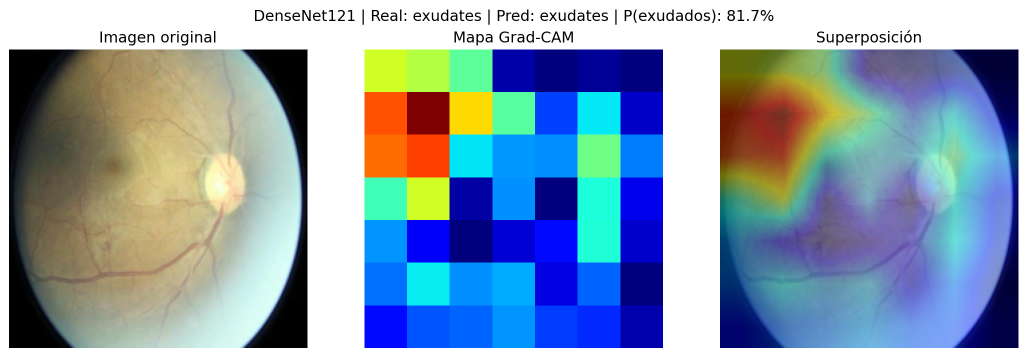
#> input picture reports/gradcam/densenet121_exudates_35789_right-600-HF_gradcam.png, 2054 x 714 px (shown at 1/2 size)
$ python preprocessing_branches.py --image ../reports/gradcam/densenet121_exudates_35789_right-600-HF_gradcam.png   (older library calls are emulated)
#> lines starting #> are read from the running program, lines starting #| are printed output that depends on the picture; after the words box and inside, x2 and y2 are one past the last pixel; in counts of white or black regions, pixels touching at a corner belong together
# ==============================================================================
# src/preprocessing_branches.py
# RetinAI_MVP
# Preprocesamiento multimodal por rama + extracción de características radiomics
# ==============================================================================

from __future__ import annotations

from collections import OrderedDict
from pathlib import Path
from typing import Any, Dict, Iterable, Optional, Tuple, Union

import cv2
import numpy as np
import torch
from PIL import Image


try:
    from skimage.feature import local_binary_pattern
except Exception:
    local_binary_pattern = None

try:
    from skimage.filters import gabor
except Exception:
    gabor = None

try:
    from skimage.measure import regionprops
except Exception:
    regionprops = None


ImageInput = Union[str, Path, Image.Image, np.ndarray]


IMAGENET_MEAN = np.array([0.485, 0.456, 0.406], dtype=np.float32)
IMAGENET_STD = np.array([0.229, 0.224, 0.225], dtype=np.float32)


# ==============================================================================
# UTILIDADES BASE
# ==============================================================================

def ensure_rgb_array(image: ImageInput) -> np.ndarray:
    """
    Convierte una imagen PIL, ruta o ndarray a RGB uint8 con forma HxWx3.
    """
    if isinstance(image, (str, Path)):
        image = Image.open(image).convert("RGB")
        return np.array(image, dtype=np.uint8)

    if isinstance(image, Image.Image):
        return np.array(image.convert("RGB"), dtype=np.uint8)

    if isinstance(image, np.ndarray):
        arr = image.copy()

        if arr.ndim == 2:
            arr = cv2.cvtColor(arr, cv2.COLOR_GRAY2RGB)

        if arr.ndim == 3 and arr.shape[2] == 4:
            arr = cv2.cvtColor(arr, cv2.COLOR_RGBA2RGB)

        if arr.ndim == 3 and arr.shape[2] == 1:
            arr = cv2.cvtColor(arr[:, :, 0], cv2.COLOR_GRAY2RGB)

        if arr.dtype != np.uint8:
            arr = arr.astype(np.float32)
            if arr.max() <= 1.0:
                arr = arr * 255.0
            arr = np.clip(arr, 0, 255).astype(np.uint8)

        return arr

    raise TypeError(f"Tipo de imagen no soportado: {type(image)}")


def resize_rgb(image: np.ndarray, image_size: int) -> np.ndarray:
    """
    Redimensiona una imagen RGB manteniendo salida uint8 HxWx3.
    """
    image = ensure_rgb_array(image)
    return cv2.resize(
        image,
        (int(image_size), int(image_size)),
        interpolation=cv2.INTER_AREA,
    )


def normalize_uint8_to_float(image: np.ndarray) -> np.ndarray:
    """
    Convierte uint8 0-255 a float32 0-1.
    """
    image = ensure_rgb_array(image)
    return image.astype(np.float32) / 255.0


def imagenet_normalize(image_float: np.ndarray) -> np.ndarray:
    """
    Normalización ImageNet para tensores CNN.
    Entrada esperada: float32 HxWx3 en rango 0-1.
    """
    return (image_float - IMAGENET_MEAN) / IMAGENET_STD


def to_tensor_chw(image: np.ndarray, normalize: bool = True) -> torch.Tensor:
    """
    Convierte imagen RGB uint8 HxWx3 a tensor CHW float32.
    """
    image_float = normalize_uint8_to_float(image)

    if normalize:
        image_float = imagenet_normalize(image_float)

    tensor = torch.from_numpy(image_float.transpose(2, 0, 1)).float()
    return tensor


def _get_mode_cfg(
    preprocessing_cfg: Optional[Dict[str, Any]],
    input_mode: str,
) -> Dict[str, Any]:
    """
    Obtiene la configuración específica de una rama desde branch_preprocessing.
    """
    if preprocessing_cfg is None:
        return {}

    if input_mode in preprocessing_cfg:
        return preprocessing_cfg.get(input_mode, {}) or {}

    return preprocessing_cfg or {}


# [8 lines left out: function _safe_float, not called in this run]


def _scale_to_uint8(x: np.ndarray) -> np.ndarray:
    """
    Escala una matriz numérica cualquiera a uint8 0-255.
    """
    x = x.astype(np.float32)
    min_v = float(np.min(x))
    max_v = float(np.max(x))

    if max_v - min_v < 1e-8:
        return np.zeros_like(x, dtype=np.uint8)

    x = (x - min_v) / (max_v - min_v)
    x = np.clip(x * 255.0, 0, 255).astype(np.uint8)
    return x


# ==============================================================================
# PREPROCESAMIENTOS VISUALES
# ==============================================================================

# [122 lines left out: functions apply_clahe_gray, apply_clahe_rgb_luminance, make_clahe_green_image, create_candidate_mask, not called in this run]


def create_exudate_map(
    image: np.ndarray,
    use_hsv_yellow: bool = True,
    use_brightness: bool = True,
    use_green_blue_contrast: bool = True,
    use_morphology: bool = True,
    morphology_kernel_size: int = 5,
) -> np.ndarray:
    """
    Crea un mapa de calor candidato para exudados usando brillo, color amarillento
    y contraste verde/azul. Salida RGB uint8 HxWx3.
    """
#> called with use_hsv_yellow = True, use_brightness = True, use_green_blue_contrast = True, use_morphology = True, morphology_kernel_size = 5
    image = ensure_rgb_array(image).astype(np.uint8)

    r = image[:, :, 0].astype(np.float32)
    g = image[:, :, 1].astype(np.float32)
    b = image[:, :, 2].astype(np.float32)

    score = np.zeros(image.shape[:2], dtype=np.float32)

    if use_hsv_yellow:
        hsv = cv2.cvtColor(image, cv2.COLOR_RGB2HSV)
#> hsv: shape (714, 2054, 3); mean H, S, V 54.9, 110.6, 199.7
        h = hsv[:, :, 0].astype(np.float32)
        s = hsv[:, :, 1].astype(np.float32)
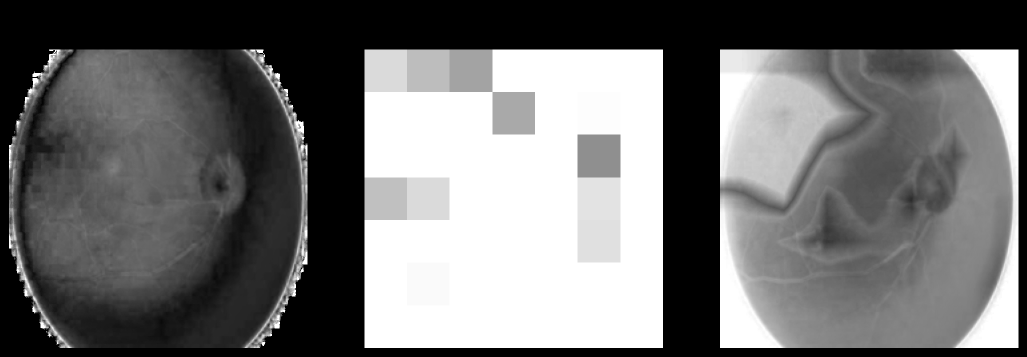
#> s: shape (714, 2054) float32 (shown at 1/2 size); min 0, max 255, mean 110.6
        v = hsv[:, :, 2].astype(np.float32)
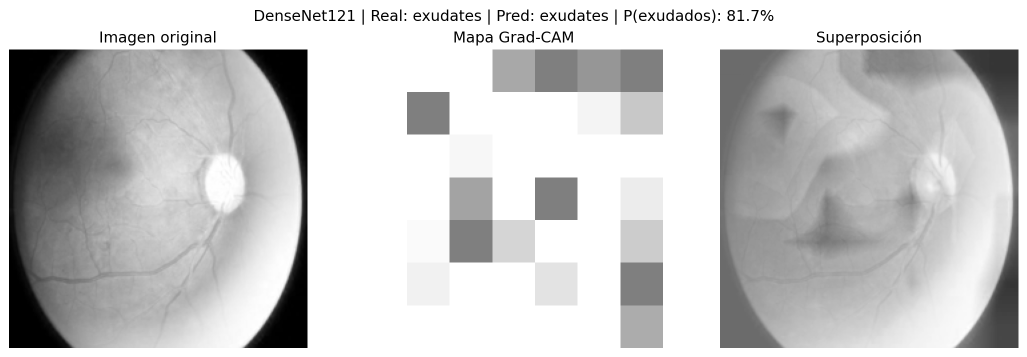
#> v: shape (714, 2054) float32 (shown at 1/2 size); min 0, max 255, mean 199.7

        yellow_mask = (
            (h >= 10) & (h <= 45) &
            (s >= 35) &
            (v >= 90)
        ).astype(np.float32)
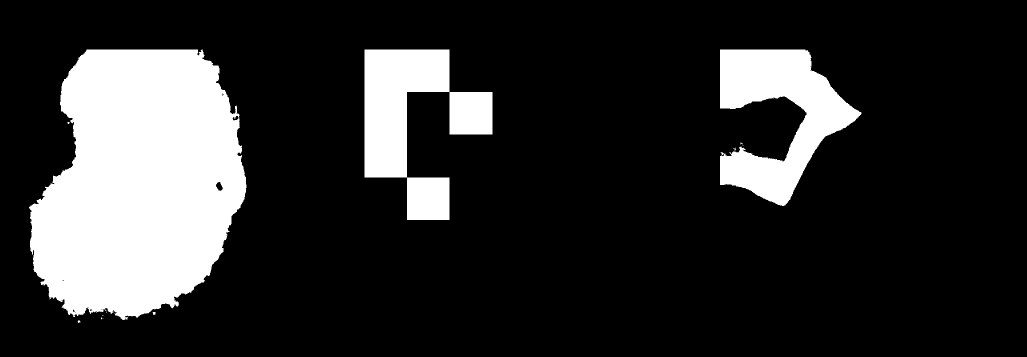
#> yellow_mask: shape (714, 2054) float32 (shown at 1/2 size); values 0 (black) and 1 (white), 18.1% white; 15 white regions (10 under 20 px), largest, box (x1, y1, x2, y2) and area: (58, 99, 493, 640) 178005, (729, 99, 985, 440) 43520, (1440, 99, 1723, 412) 43400, (305, 624, 311, 630) 28, (155, 640, 161, 646) 20

        yellow_score = yellow_mask * (v / 255.0)
        score += 0.40 * yellow_score

    if use_brightness:
        gray = cv2.cvtColor(image, cv2.COLOR_RGB2GRAY).astype(np.float32)
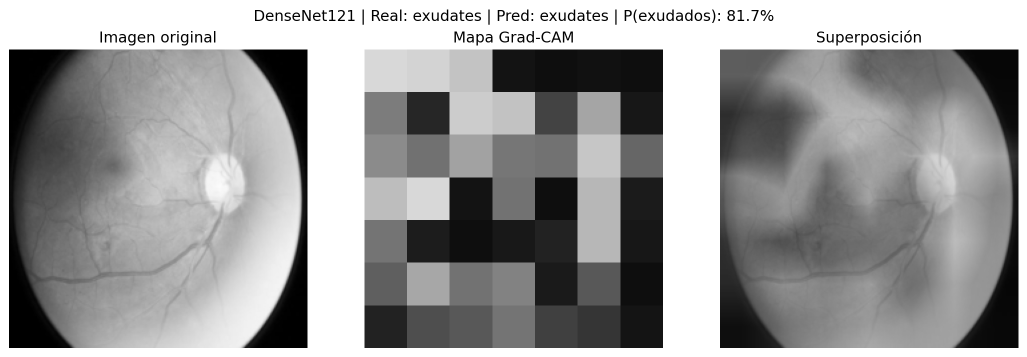
#> gray: shape (714, 2054) float32 (shown at 1/2 size); min 0, max 255, mean 152.6
        bright_score = gray / 255.0
        score += 0.30 * bright_score

    if use_green_blue_contrast:
        yellow_like = ((r + g) / 2.0) - b
        gb_contrast = g - b
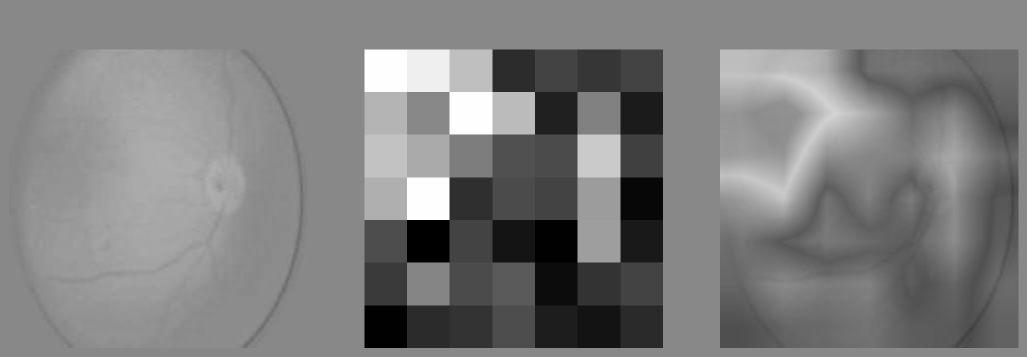
#> gb_contrast: shape (714, 2054) float32 (shown at 1/2 size); min -250, max 218, mean -18.7; drawn with min black and max white

        yellow_like = _scale_to_uint8(yellow_like).astype(np.float32) / 255.0
#> in _scale_to_uint8, `min_v = float(np.min(x))`: min_v = -251
#> in _scale_to_uint8, `max_v = float(np.max(x))`: max_v = 236.5
        gb_contrast = _scale_to_uint8(gb_contrast).astype(np.float32) / 255.0

        score += 0.20 * yellow_like
        score += 0.10 * gb_contrast
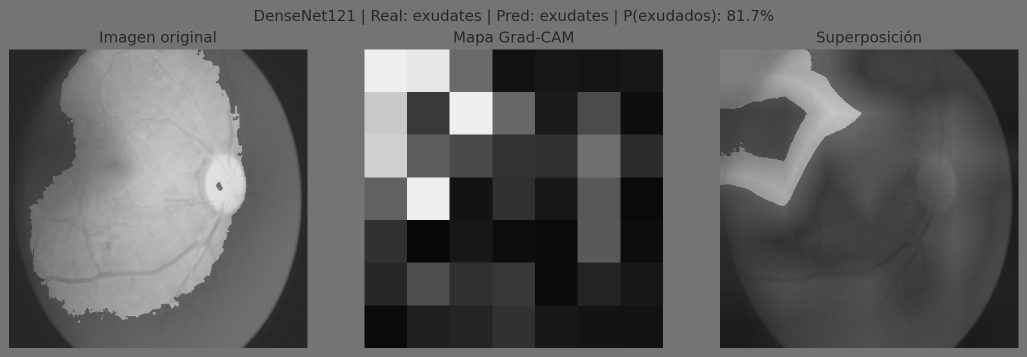
#> score: shape (714, 2054) float32 (shown at 1/2 size); min 0.0329, max 0.94, mean 0.371

    score = np.clip(score, 0.0, 1.0)
    score_u8 = np.clip(score * 255.0, 0, 255).astype(np.uint8)

    if use_morphology:
        k = max(3, int(morphology_kernel_size))
        if k % 2 == 0:
            k += 1
        kernel = cv2.getStructuringElement(cv2.MORPH_ELLIPSE, (k, k))
        score_u8 = cv2.morphologyEx(score_u8, cv2.MORPH_OPEN, kernel, iterations=1)
        score_u8 = cv2.morphologyEx(score_u8, cv2.MORPH_CLOSE, kernel, iterations=1)

    score_u8 = cv2.GaussianBlur(score_u8, (3, 3), 0)

    return cv2.merge([score_u8, score_u8, score_u8]).astype(np.uint8)


# ==============================================================================
# PREPROCESAMIENTO POR RAMA
# ==============================================================================

def preprocess_branch_numpy(
    image: ImageInput,
    input_mode: str = "rgb",
    image_size: int = 224,
    preprocessing_cfg: Optional[Dict[str, Any]] = None,
) -> np.ndarray:
    """
    Genera la imagen preprocesada para una rama específica.
    Salida: RGB uint8 HxWx3.
    """
    image_rgb = ensure_rgb_array(image)
    input_mode = (input_mode or "rgb").lower()

    cfg = _get_mode_cfg(preprocessing_cfg, input_mode)

    if input_mode in {"rgb", "rgb_highres", "inception_rgb", "retfound_rgb", "retclip_rgb"}:
        processed = image_rgb

    elif input_mode == "clahe_green":
        processed = make_clahe_green_image(
            image_rgb,
            clip_limit=cfg.get("clahe_clip_limit", 2.0),
            tile_grid_size=cfg.get("clahe_tile_grid_size", 8),
        )

    elif input_mode == "rgb_clahe":
        processed = apply_clahe_rgb_luminance(
            image_rgb,
            clip_limit=cfg.get("clahe_clip_limit", 2.0),
            tile_grid_size=cfg.get("clahe_tile_grid_size", 8),
        )

    elif input_mode == "candidate_mask":
        mask = create_candidate_mask(
            image_rgb,
            use_green_channel=cfg.get("use_green_channel", True),
            use_clahe=cfg.get("use_clahe", True),
            use_tophat=cfg.get("use_tophat", True),
            threshold_method=cfg.get("threshold_method", "otsu"),
            morphology_kernel_size=cfg.get("morphology_kernel_size", 5),
        )
        processed = cv2.merge([mask, mask, mask]).astype(np.uint8)

    elif input_mode == "exudate_map":
        processed = create_exudate_map(
            image_rgb,
            use_hsv_yellow=cfg.get("use_hsv_yellow", True),
            use_brightness=cfg.get("use_brightness", True),
            use_green_blue_contrast=cfg.get("use_green_blue_contrast", True),
            use_morphology=cfg.get("use_morphology", True),
            morphology_kernel_size=cfg.get("morphology_kernel_size", 5),
        )

    else:
        processed = image_rgb

    processed = resize_rgb(processed, int(image_size))
#> in resize_rgb, `return cv2.resize( image, (int(image_size), int(image_size)), interpol..`:
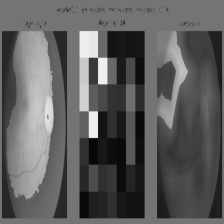
#> returned value: shape (224, 224, 3); min 8, max 239, mean 94.4
    return processed.astype(np.uint8)


def preprocess_branch_tensor(
    image: ImageInput,
    input_mode: str = "rgb",
    image_size: int = 224,
    preprocessing_cfg: Optional[Dict[str, Any]] = None,
    normalize: bool = True,
) -> torch.Tensor:
    """
    Genera tensor CHW float32 para una rama específica.
    """
    processed = preprocess_branch_numpy(
        image=image,
        input_mode=input_mode,
        image_size=image_size,
        preprocessing_cfg=preprocessing_cfg,
    )
    return to_tensor_chw(processed, normalize=normalize)


# [328 lines left out: functions preprocess_multiple_branches, _binary_candidate_mask_for_features, _color_features, _texture_features, _morphology_features, _spatial_features and 2 more, not called in this run]


# ==============================================================================
# PRUEBA RÁPIDA
# ==============================================================================

if __name__ == "__main__":
    import argparse

    parser = argparse.ArgumentParser(description="Prueba de preprocessing_branches.py")
    parser.add_argument("--image", type=str, required=False, default=None)
    parser.add_argument("--mode", type=str, default="exudate_map")
    parser.add_argument("--size", type=int, default=224)

    args = parser.parse_args()

    if args.image is None:
        dummy = np.zeros((512, 512, 3), dtype=np.uint8)
        cv2.circle(dummy, (256, 256), 180, (80, 55, 40), -1)
        cv2.circle(dummy, (300, 250), 15, (235, 220, 120), -1)
        image = dummy
    else:
        image = args.image

    processed = preprocess_branch_numpy(
        image=image,
        input_mode=args.mode,
        image_size=args.size,
    )

#> (the run stopped early here; a loop or call above may not have finished)

$ run again, on reports/gradcam/densenet121_healthy_17295_left-600_gradcam.png
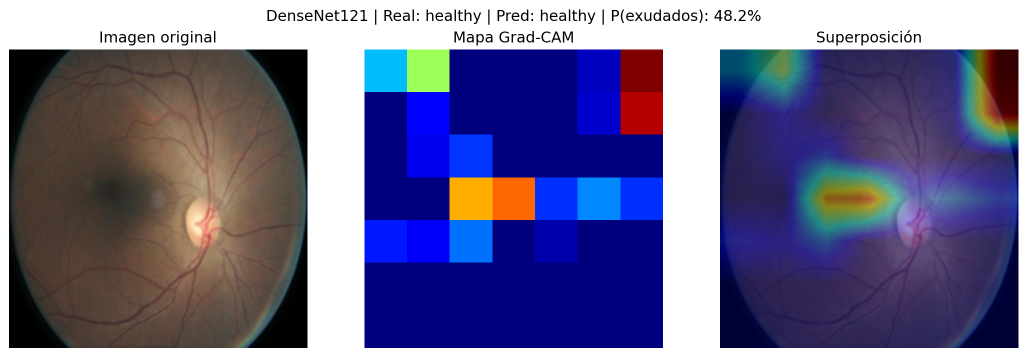
#> input picture reports/gradcam/densenet121_healthy_17295_left-600_gradcam.png, 2054 x 714 px (shown at 1/2 size)
#> hsv: shape (714, 2054, 3); mean H, S, V 58.6, 120.2, 154.7
#> yellow_mask: shape (714, 2054) float32; values 0 (black) and 1 (white), 10.8% white; 60 white regions (40 under 20 px), largest, box (x1, y1, x2, y2) and area: (210, 122, 580, 667) 127793, (899, 355, 1070, 440) 14535, (1632, 368, 1778, 430) 7353
#> min_v = -255
#> max_v = 214.5
#> in resize_rgb, `return cv2.resize( image, (int(image_size), int(image_size)), interpol..`:
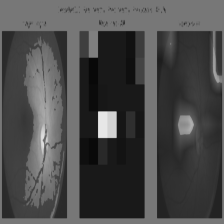
#> returned value: shape (224, 224, 3); min 8, max 231, mean 74.7
